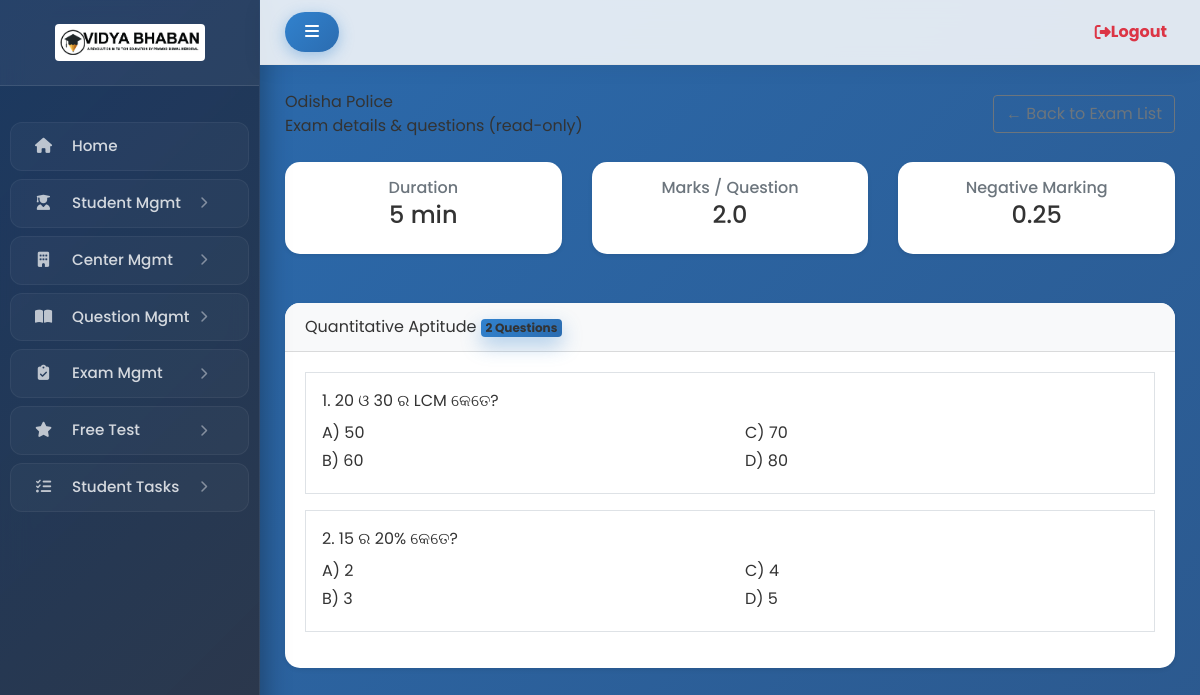
The page /panel/exam/4/view/ (signed in) on the database its author committed.
### app/models.py (models this page shows, shortened)
class Exam(models.Model):
    name = models.CharField(max_length=200)
    duration_minutes = models.PositiveIntegerField()
    marks_per_question = models.FloatField()
    negative_marking = models.FloatField(default=0)
    created_at = models.DateTimeField(auto_now_add=True)

class Subject(models.Model):
    name = models.CharField(max_length=100, unique=True)

class ExamQuestion(models.Model):
    exam = models.ForeignKey(Exam, on_delete=models.CASCADE)
    question = models.ForeignKey(QuestionBank, on_delete=models.CASCADE)
    subject = models.ForeignKey(Subject, on_delete=models.CASCADE)

class QuestionBank(models.Model):
    chapter = models.ForeignKey(Chapter, on_delete=models.CASCADE)
    question = models.TextField()
    option_a = models.CharField(max_length=255)
    option_b = models.CharField(max_length=255)
    option_c = models.CharField(max_length=255)
    option_d = models.CharField(max_length=255)
    CORRECT_CHOICES = (
        ('A', 'Option A'),
        ('B', 'Option B'),
        ('C', 'Option C'),
        ('D', 'Option D'),
    )
    correct_answer = models.CharField(max_length=1, choices=CORRECT_CHOICES)
    created_at = models.DateTimeField(auto_now_add=True)

### app/views.py (the view)
# urls.py: path('panel/exam/<int:exam_id>/view/', views.exam_view, name='exam_view'),
@staff_member_required(login_url="/admin-login/")
def exam_view(request, exam_id):
    exam = get_object_or_404(Exam, id=exam_id)
    questions = (
        ExamQuestion.objects
        .filter(exam=exam)
        .select_related("question", "subject")
    )
    return render(request, "admin/exam/exam_view.html", {
        "exam": exam,
        "questions": questions
    })

### templates/admin/exam/exam_view.html (shortened to what this page needs)
{% extends "admin/dashboard.html" %}
{% load static %}
{% block content %}
<div class="app-main__outer">
<div class="app-main__inner">
    <div class="app-page-title mb-4">
        <div class="page-title-wrapper d-flex justify-content-between align-items-center">
            <div class="page-title-heading">
                <div>
                    {{ exam.name }}
                    <div class="page-title-subheading">
                        Exam details & questions (read-only)
                    </div>
                </div>
            </div>
            <a href="{% url 'exam_list' %}" class="btn btn-outline-secondary">
                ← Back to Exam List
            </a>
        </div>
    </div>
    <div class="row mb-4">
        <div class="col-md-4">
            <div class="card shadow-sm border-0 rounded-4 text-center p-3">
                <h6 class="text-muted mb-1">Duration</h6>
                <h4 class="fw-bold">{{ exam.duration_minutes }} min</h4>
            </div>
        </div>
        <div class="col-md-4">
            <div class="card shadow-sm border-0 rounded-4 text-center p-3">
                <h6 class="text-muted mb-1">Marks / Question</h6>
                <h4 class="fw-bold">{{ exam.marks_per_question }}</h4>
            </div>
        </div>
        <div class="col-md-4">
            <div class="card shadow-sm border-0 rounded-4 text-center p-3">
                <h6 class="text-muted mb-1">Negative Marking</h6>
                <h4 class="fw-bold">{{ exam.negative_marking }}</h4>
            </div>
        </div>
    </div>
    {% regroup questions by subject as subject_list %}
    {% for s in subject_list %}
    <div class="card shadow-sm border-0 rounded-4 mb-4">
        <div class="card-header bg-light fw-bold">
            {{ s.grouper.name }}
            <span class="badge bg-primary ms-2">
                {{ s.list|length }} Questions
            </span>
        </div>
        <div class="card-body">
            {% for q in s.list %}
            <div class="border rounded-3 p-3 mb-3">
                <div class="fw-bold mb-2">
                    {{ forloop.counter }}. {{ q.question.question }}
                </div>
                <div class="row">
                    <div class="col-md-6">
                        <p class="mb-1">A) {{ q.question.option_a }}</p>
                        <p class="mb-1">B) {{ q.question.option_b }}</p>
                    </div>
                    <div class="col-md-6">
                        <p class="mb-1">C) {{ q.question.option_c }}</p>
                        <p class="mb-1">D) {{ q.question.option_d }}</p>
                    </div>
                </div>
            </div>
            {% endfor %}
        </div>
    </div>
    {% empty %}
    <div class="alert alert-warning">
        No questions found for this exam.
    </div>
    {% endfor %}
</div>
</div>
{% endblock %}

### templates/admin/dashboard.html (style rules this page uses)
body { font-family: 'Poppins', sans-serif; background: linear-gradient(-45deg, #1a365d, #2d3748, #2c5282, #2b6cb0); background-size: 400% 400%; animation: gradientBG 18s ease infinite; overflow-x: hidden; color: #333; }
.card { border: none; border-radius: 15px; background: #fff; box-shadow: 0 10px 30px rgba(0,0,0,0.05); transition: all 0.4s cubic-bezier(0.175, 0.885, 0.32, 1.275); margin-bottom: 25px; overflow: hidden; position: relative; }
.bg-primary { background: linear-gradient(135deg, #3182ce 0%, #2b6cb0 100%) !important; box-shadow: 0 8px 20px rgba(49, 130, 206, 0.4); }

### rows shown on the page
Exam: name "Odisha Police", duration_minutes "5", marks_per_question "2.0", negative_marking "0.25"
Subject: grouper.name "Quantitative Aptitude", list|length "2"
ExamQuestion: question.question "20 ଓ 30 ର LCM କେତେ?", question.option_a "50", question.option_b "60", question.option_c "70", question.option_d "80"
ExamQuestion: question.question "15 ର 20% କେତେ?", question.option_a "2", question.option_b "3", question.option_c "4", question.option_d "5"
